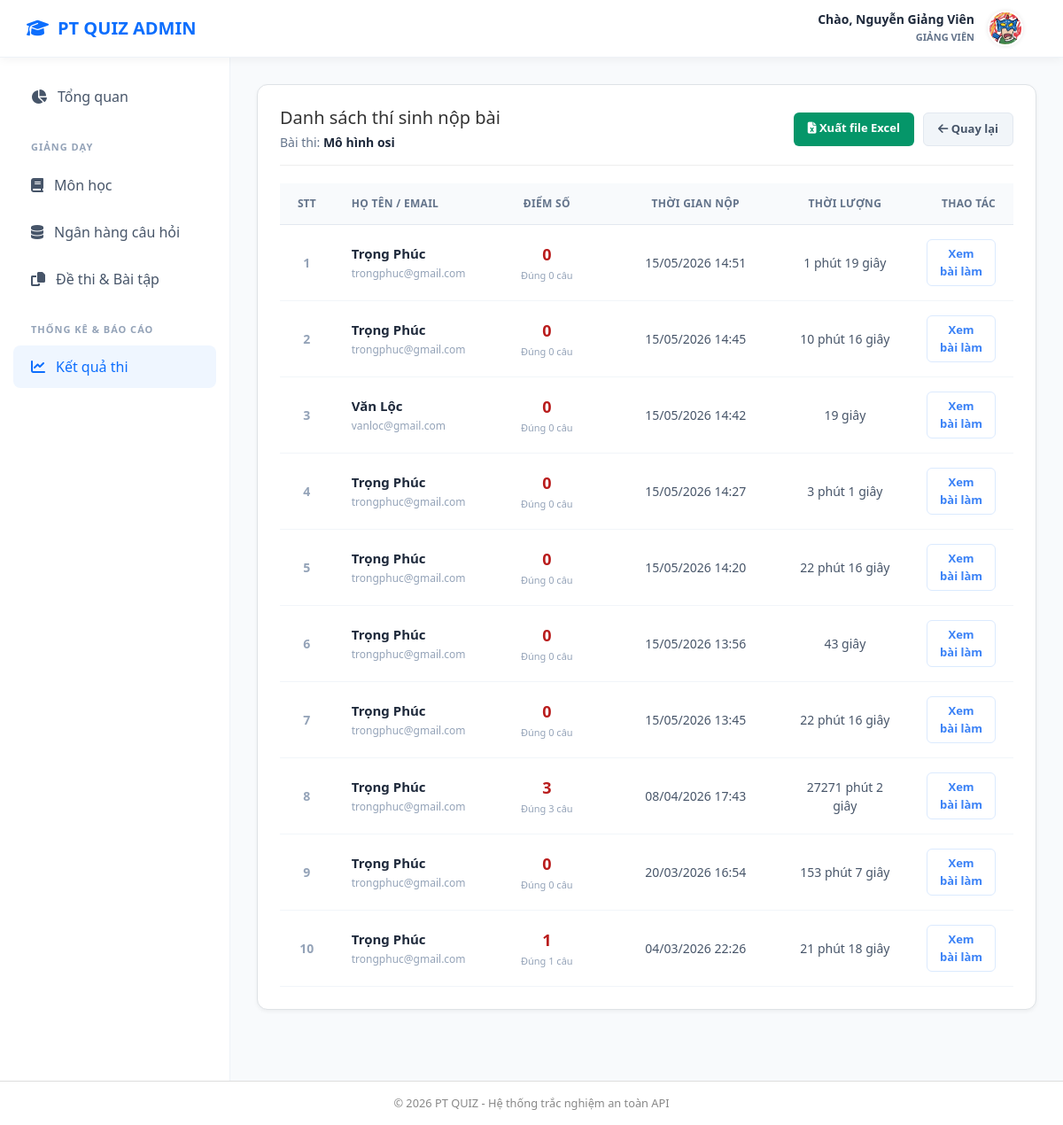
/index.php?act=ketqua-thi&id_baithi=37 (signed in), run on the app's committed database.
### tables this page shows
CREATE TABLE `baithi` (
  `id_baithi` int(11) NOT NULL,
  `id_monhoc` int(11) DEFAULT NULL,
  `ten_baithi` varchar(255) DEFAULT NULL,
  `mieuta` text DEFAULT NULL,
  `tongcauhoi` int(11) DEFAULT NULL,
  `thoigianlam` int(11) DEFAULT NULL,
  `thoigianbatdau` datetime DEFAULT NULL,
  `thoigianketthuc` datetime DEFAULT NULL,
  `trangthai` varchar(50) DEFAULT NULL,
  `xao_tron` tinyint(1) NOT NULL DEFAULT 0,
  `hien_dapan` tinyint(1) DEFAULT 0,
  `ngaytao` datetime DEFAULT NULL
);

CREATE TABLE `lanthi` (
  `id_lanthi` int(11) NOT NULL,
  `id_nguoidung` int(11) DEFAULT NULL,
  `id_baithi` int(11) DEFAULT NULL,
  `thoigianbatdau` datetime DEFAULT NULL,
  `thoigiannop` datetime DEFAULT NULL,
  `diem` float DEFAULT NULL,
  `thoigianconlai` int(11) DEFAULT NULL,
  `cautraloi_tam` text DEFAULT NULL,
  `trangthai` varchar(50) DEFAULT NULL,
  `socaudung` int(11) DEFAULT NULL,
  `tongdiem_toida` float DEFAULT NULL,
  `last_active` datetime DEFAULT NULL,
  `session_token` varchar(255) DEFAULT NULL
);

CREATE TABLE `nguoidung` (
  `id_nguoidung` int(11) NOT NULL,
  `email` varchar(100) DEFAULT NULL,
  `matkhau` varchar(255) DEFAULT NULL,
  `reset_token` varchar(64) DEFAULT NULL,
  `reset_token_expire` datetime DEFAULT NULL,
  `ten` varchar(100) DEFAULT NULL,
  `vaitro` varchar(50) DEFAULT NULL,
  `trangthai` varchar(50) DEFAULT NULL,
  `ngaytao` datetime DEFAULT NULL,
  `avatar` varchar(255) DEFAULT 'default.png'
);

### controller/giangvien/ketqua.controller.php (called while the page is built, shortened)
<?php
require_once __DIR__ . "/../../model/giangvien/ketqua.model.php";
function ketqua_index() {
    $id_giangvien = $_SESSION['user']['id_nguoidung'] ?? 0;
    if (isset($_GET['id_baithi'])) {
        $id_baithi = (int)$_GET['id_baithi'];
        $submissions = get_exam_submissions($id_baithi);
        $conn = Database::connect();
        $stmt = $conn->prepare("SELECT ten_baithi FROM baithi WHERE id_baithi = ?");
        $stmt->bind_param("i", $id_baithi);
        $stmt->execute();
        $baithi = $stmt->get_result()->fetch_assoc();
        return [
            'id_baithi' => $id_baithi,
            'title' => "Kết quả: " . ($baithi['ten_baithi'] ?? '---'),
            'view' => "views/giangvien/ketqua/submissions.php",
            'data' => $submissions,
            'baithi' => $baithi
        ];
    }
    $list_baithi = get_exam_results_summary($id_giangvien);
    return [
        'title' => "Kết quả thi",
        'view' => "views/giangvien/ketqua/list.php",
        'data' => $list_baithi
    ];
}

### model/giangvien/ketqua.model.php (called while the page is built, shortened)
<?php
function get_exam_submissions($id_baithi) {
    $conn = Database::connect();
    $sql = "SELECT
                l.id_lanthi,
                l.id_nguoidung,
                n.ten as ten_thisinh,
                n.email as email_thisinh,
                l.diem,
                l.socaudung,
                l.thoigianbatdau,
                l.thoigiannop,
                TIMESTAMPDIFF(SECOND, l.thoigianbatdau, l.thoigiannop) as thoi_gian_lam_giay
            FROM lanthi l
            JOIN nguoidung n ON l.id_nguoidung = n.id_nguoidung
            WHERE l.id_baithi = ? AND l.trangthai = 'done'
            ORDER BY l.thoigiannop DESC";
    $stmt = $conn->prepare($sql);
    $stmt->bind_param("i", $id_baithi);
    $stmt->execute();
    $result = $stmt->get_result();
    $data = $result->fetch_all(MYSQLI_ASSOC);
    return $data;
}

### views/giangvien/ketqua/submissions.php (the view)
<div class="card" style="background: white; padding: 25px; border-radius: 12px; border: 1px solid #dee2e6; box-shadow: 0 2px 4px rgba(0,0,0,0.05);">
    <div style="display: flex; justify-content: space-between; align-items: center; margin-bottom: 20px; padding-bottom: 15px; border-bottom: 1px solid #eee;">
        <div>
            <h2 style="margin: 0; color: #333; font-size: 20px;">Danh sách thí sinh nộp bài</h2>
            <div style="margin-top: 5px; color: #64748b; font-size: 14px;">
                Bài thi: <strong style="color: #1e293b;"><?= htmlspecialchars($baithi['ten_baithi'] ?? '---') ?></strong>
            </div>
        </div>
        <div style="display:flex; gap:10px;">
            <a href="api/ketqua/export-excel?id_baithi=<?= $id_baithi ?>"
               style="background:#059669; color:white; padding:8px 16px; border-radius:6px; text-decoration:none; font-size:13px; font-weight:600; border:none;">
               <i class="fas fa-file-excel"></i> Xuất file Excel
            </a>
            <a href="index.php?act=ketqua-thi"
               style="background:#f1f5f9; color:#475569; padding:8px 16px; border-radius:6px; text-decoration:none; font-size:13px; font-weight:600; border:1px solid #e2e8f0;">
               <i class="fas fa-arrow-left"></i> Quay lại
            </a>
        </div>
    </div>
    <table style="width: 100%; border-collapse: collapse;">
        <thead>
            <tr style="background: #f8fafc; border-bottom: 1px solid #e2e8f0;">
                <th style="padding: 14px 20px; text-align: center; color:#64748b; font-size:12px; font-weight:600; text-transform:uppercase; width:60px;">STT</th>
                <th style="padding: 14px 20px; text-align: left; color:#64748b; font-size:12px; font-weight:600; text-transform:uppercase; letter-spacing:0.025em;">Họ tên / Email</th>
                <th style="padding: 14px 20px; text-align: center; color:#64748b; font-size:12px; font-weight:600; text-transform:uppercase; letter-spacing:0.025em; width:150px;">Điểm số</th>
                <th style="padding: 14px 20px; text-align: center; color:#64748b; font-size:12px; font-weight:600; text-transform:uppercase; letter-spacing:0.025em; width:200px;">Thời gian nộp</th>
                <th style="padding: 14px 20px; text-align: center; color:#64748b; font-size:12px; font-weight:600; text-transform:uppercase; letter-spacing:0.025em; width:150px;">Thời lượng</th>
                <th style="padding: 14px 20px; text-align: right; color:#64748b; font-size:12px; font-weight:600; text-transform:uppercase; letter-spacing:0.025em; width:120px;">Thao tác</th>
            </tr>
        </thead>
        <tbody>
            <?php if (empty($data)): ?>
                <tr>
                    <td colspan="6" style="text-align:center; padding:40px; color:#94a3b8;">Chưa có thí sinh nào nộp bài thi này.</td>
                </tr>
            <?php else: ?>
                <?php foreach ($data as $index => $sub): ?>
                    <tr style="border-bottom:1px solid #f1f5f9; cursor:pointer;"
                        onclick="window.location.href='index.php?act=ketqua-thi&id_lanthi=<?= $sub['id_lanthi'] ?>'"
                        onmouseover="this.style.background='#f8fafc'" onmouseout="this.style.background='white'">
                        <td style="padding:16px 20px; text-align:center; color:#94a3b8; font-size:14px; font-weight:600;"><?= $index + 1 ?></td>
                        <td style="padding:16px 20px;">
                            <div style="font-weight:700; color:#1e293b; font-size:15px;"><?= htmlspecialchars($sub['ten_thisinh']) ?></div>
                            <div style="font-size:12px; color:#94a3b8; margin-top:2px;"><?= htmlspecialchars($sub['email_thisinh']) ?></div>
                        </td>
                        <td style="padding:16px 20px; text-align:center;">
                            <?php
                                $color = '#1e293b';
                                if ($sub['diem'] >= 8) $color = '#15803d';
                                elseif ($sub['diem'] >= 5) $color = '#1d4ed8';
                                else $color = '#b91c1c';
                            ?>
                            <div style="font-size:18px; font-weight:800; color:<?= $color ?>;"><?= $sub['diem'] ?></div>
                            <div style="font-size:11px; color:#94a3b8; margin-top:2px;">Đúng <?= $sub['socaudung'] ?> câu</div>
                        </td>
                        <td style="padding:16px 20px; text-align:center; color:#475569; font-size:14px;">
                            <?= date('d/m/Y H:i', strtotime($sub['thoigiannop'])) ?>
                        </td>
                        <td style="padding:16px 20px; text-align:center; color:#475569; font-size:14px;">
                            <?php
                                $s = $sub['thoi_gian_lam_giay'];
                                if ($s < 60) echo $s . " giây";
                                else echo floor($s / 60) . " phút " . ($s % 60) . " giây";
                            ?>
                        </td>
                        <td style="padding:16px 20px; text-align:right;">
                            <button style="background:#fff; color:#3b82f6; border:1px solid #dbeafe; padding:6px 12px; border-radius:6px; cursor:pointer; font-size:13px; font-weight:600;">Xem bài làm</button>
                        </td>
                    </tr>
                <?php endforeach; ?>
            <?php endif; ?>
        </tbody>
    </table>
</div>

### views/layouts/header.php (style rules this page uses)
:root { --primary-blue: #0d6efd; --dark-text: #212529; --light-bg: #f8fafc; --sidebar-bg: #ffffff; }
body { margin: 0; font-family: 'Segoe UI', sans-serif; background: var(--light-bg); }

### data on the page
baithi: ten_baithi "Mô hình osi"
lanthi: id_nguoidung.ten "Trọng Phúc", id_nguoidung.email "trongphuc@gmail.com", diem "0", socaudung "0", thoigiannop "15/05/2026 14:51", s "1", s "19"
lanthi: id_nguoidung.ten "Trọng Phúc", id_nguoidung.email "trongphuc@gmail.com", diem "0", socaudung "0", thoigiannop "15/05/2026 14:45", s "10", s "16"
lanthi: id_nguoidung.ten "Văn Lộc", id_nguoidung.email "vanloc@gmail.com", diem "0", socaudung "0", thoigiannop "15/05/2026 14:42", s "19"
lanthi: id_nguoidung.ten "Trọng Phúc", id_nguoidung.email "trongphuc@gmail.com", diem "0", socaudung "0", thoigiannop "15/05/2026 14:27", s "3", s "1"
lanthi: id_nguoidung.ten "Trọng Phúc", id_nguoidung.email "trongphuc@gmail.com", diem "0", socaudung "0", thoigiannop "15/05/2026 14:20", s "22", s "16"
lanthi: id_nguoidung.ten "Trọng Phúc", id_nguoidung.email "trongphuc@gmail.com", diem "0", socaudung "0", thoigiannop "15/05/2026 13:56", s "43"
lanthi: id_nguoidung.ten "Trọng Phúc", id_nguoidung.email "trongphuc@gmail.com", diem "0", socaudung "0", thoigiannop "15/05/2026 13:45", s "22", s "16"
lanthi: id_nguoidung.ten "Trọng Phúc", id_nguoidung.email "trongphuc@gmail.com", diem "3", socaudung "3", thoigiannop "08/04/2026 17:43", s "27271", s "2"
lanthi: id_nguoidung.ten "Trọng Phúc", id_nguoidung.email "trongphuc@gmail.com", diem "0", socaudung "0", thoigiannop "20/03/2026 16:54", s "153", s "7"
lanthi: id_nguoidung.ten "Trọng Phúc", id_nguoidung.email "trongphuc@gmail.com", diem "1", socaudung "1", thoigiannop "04/03/2026 22:26", s "21", s "18"

### other printed values
$_SESSION['user']['ten'] "Nguyễn Giảng Viên"
